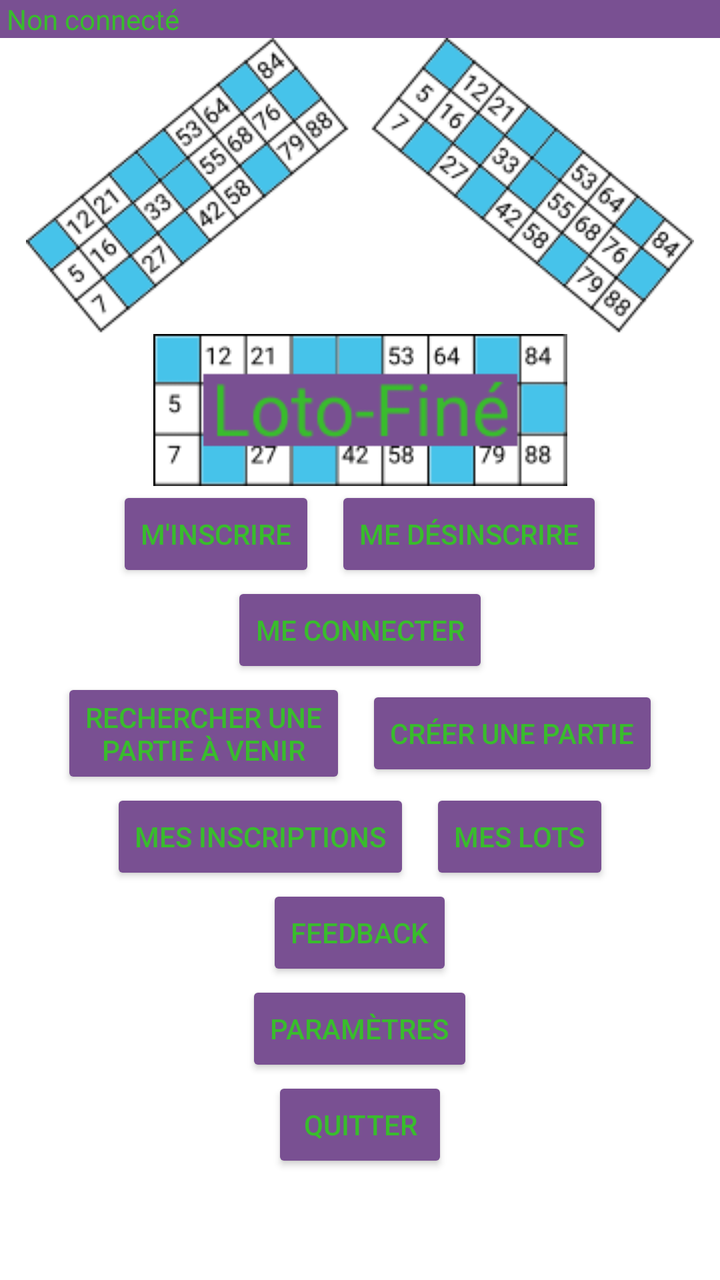
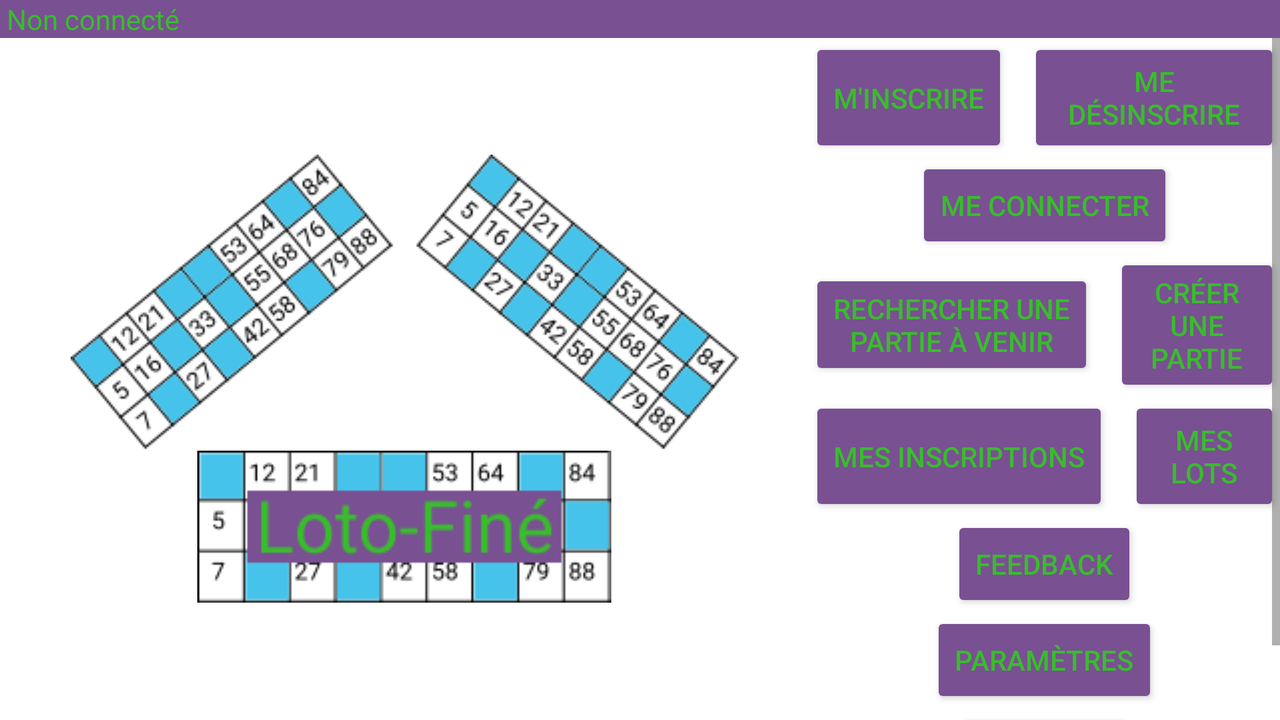

One screen, two layout resources from the same app: the default and the author's alternative for another configuration. Each is rendered where Android would select it; the XML of both is given below.
<!-- AndroidManifest.xml: application theme Theme.LotFine -->
<!-- res/layout/content_accueil.xml -->
<?xml version="1.0" encoding="utf-8"?>
<androidx.constraintlayout.widget.ConstraintLayout xmlns:android="http://schemas.android.com/apk/res/android"
    xmlns:app="http://schemas.android.com/apk/res-auto"
    android:layout_width="match_parent"
    android:layout_height="match_parent"
    app:layout_behavior="@string/appbar_scrolling_view_behavior">

    <RelativeLayout
        android:layout_width="wrap_content"
        android:layout_height="wrap_content">

        <RelativeLayout
            android:layout_width="wrap_content"
            android:layout_height="wrap_content"
            android:layout_gravity="center">

            <TextView
                android:id="@+id/text_connection"
                android:layout_width="match_parent"
                android:layout_height="wrap_content"
                android:text="@string/texte_non_connecte"
                android:background="@color/violet"
                android:textColor="@color/vert"
                android:paddingLeft="10px"
                android:textSize="@dimen/text_size">

            </TextView>

            <ImageView
                android:id="@+id/imageCartons"
                android:scaleType="centerInside"
                android:layout_width="match_parent"
                android:layout_height="wrap_content"
                android:src="@drawable/logo_cartons"
                android:layout_below="@id/text_connection"
                android:contentDescription="@string/image_cartons_description"
                />
            <ImageView
                android:id="@+id/logo_principal_cartons"
                android:scaleType="centerInside"
                android:layout_width="match_parent"
                android:layout_height="wrap_content"
                android:layout_below="@id/imageCartons"
                android:src="@drawable/logo_principal"
                android:contentDescription="@string/image_logo_pricipal_description"
                />
            <LinearLayout
                android:id="@+id/layout_inscrire_desinscrire"
                android:layout_width="wrap_content"
                android:layout_height="wrap_content"
                android:layout_below="@id/logo_principal_cartons"
                android:layout_centerHorizontal="true">
                <Button
                    android:id="@+id/bouton_minscrire"
                    android:layout_width="wrap_content"
                    android:layout_height="wrap_content"
                    android:layout_gravity="center_vertical"
                    android:backgroundTint="@color/violet"
                    android:text="@string/texte_minscrire"
                    android:textColor="@color/vert"
                    android:textSize="@dimen/text_size">
                </Button>

                <Button
                    android:id="@+id/bouton_me_desinscrire"
                    android:layout_width="wrap_content"
                    android:layout_height="wrap_content"
                    android:layout_gravity="center_vertical"
                    android:layout_marginLeft="30px"
                    android:layout_toRightOf="@id/bouton_minscrire"
                    android:backgroundTint="@color/violet"
                    android:text="@string/texte_me_desinscrire"
                    android:textColor="@color/vert"
                    android:textSize="@dimen/text_size"></Button>
            </LinearLayout>

            <Button
                android:id="@+id/bouton_me_connecter"
                android:layout_width="wrap_content"
                android:layout_height="wrap_content"
                android:layout_below="@id/layout_inscrire_desinscrire"
                android:layout_centerHorizontal="true"
                android:backgroundTint="@color/violet"
                android:text="@string/texte_me_connecter"
                android:textColor="@color/vert"
                android:textSize="@dimen/text_size"></Button>

            <LinearLayout
                android:id="@+id/layout_rechercher_creer_partie"
                android:layout_width="wrap_content"
                android:layout_height="wrap_content"
                android:layout_below="@id/bouton_me_connecter"
                android:layout_centerHorizontal="true">
                <Button
                    android:id="@+id/bouton_rechercher_partie"
                    android:layout_width="wrap_content"
                    android:layout_height="wrap_content"
                    android:layout_gravity="center_vertical"
                    android:backgroundTint="@color/violet"
                    android:text="Rechercher une&#10;partie à venir"
                    android:textColor="@color/vert"
                    android:textSize="@dimen/text_size"></Button>

                <Button
                    android:id="@+id/bouton_creer_partie"
                    android:layout_width="wrap_content"
                    android:layout_height="wrap_content"
                    android:layout_gravity="center_vertical"
                    android:layout_marginLeft="30px"
                    android:layout_toRightOf="@id/bouton_rechercher_partie"
                    android:backgroundTint="@color/violet"
                    android:text="@string/texte_creer_partie"
                    android:textColor="@color/vert"
                    android:textSize="@dimen/text_size"></Button>
            </LinearLayout>

            <LinearLayout
                android:id="@+id/layout_inscriptions_lots"
                android:layout_width="wrap_content"
                android:layout_height="wrap_content"
                android:layout_below="@id/layout_rechercher_creer_partie"
                android:layout_centerHorizontal="true">
                <Button
                    android:id="@+id/bouton_mes_inscriptions"
                    android:layout_width="wrap_content"
                    android:layout_height="wrap_content"
                    android:layout_gravity="center_vertical"
                    android:backgroundTint="@color/violet"
                    android:text="@string/texte_mes_inscriptions"
                    android:textColor="@color/vert"
                    android:textSize="@dimen/text_size">
                </Button>

                <Button
                    android:id="@+id/bouton_mes_lots"
                    android:layout_width="wrap_content"
                    android:layout_height="wrap_content"
                    android:layout_gravity="center_vertical"
                    android:layout_marginLeft="30px"
                    android:layout_toRightOf="@id/bouton_mes_inscriptions"
                    android:backgroundTint="@color/violet"
                    android:text="@string/texte_mes_lots"
                    android:textColor="@color/vert"
                    android:textSize="@dimen/text_size"></Button>
            </LinearLayout>

            <Button
                android:id="@+id/bouton_feedback"
                android:layout_width="wrap_content"
                android:layout_height="wrap_content"
                android:layout_below="@id/layout_inscriptions_lots"
                android:layout_centerHorizontal="true"
                android:backgroundTint="@color/violet"
                android:text="@string/texte_feedback"
                android:textColor="@color/vert"
                android:textSize="@dimen/text_size"></Button>

            <Button
                android:id="@+id/bouton_parametres"
                android:layout_width="wrap_content"
                android:layout_height="wrap_content"
                android:layout_below="@id/bouton_feedback"
                android:layout_centerHorizontal="true"
                android:backgroundTint="@color/violet"
                android:text="@string/texte_parametres"
                android:textColor="@color/vert"
                android:textSize="@dimen/text_size"></Button>

            <Button
                android:id="@+id/bouton_quitter"
                android:layout_width="wrap_content"
                android:layout_height="wrap_content"
                android:layout_below="@id/bouton_parametres"
                android:layout_centerHorizontal="true"
                android:backgroundTint="@color/violet"
                android:text="@string/texte_quitter"
                android:textColor="@color/vert"
                android:textSize="@dimen/text_size"></Button>
        </RelativeLayout>
    </RelativeLayout>
</androidx.constraintlayout.widget.ConstraintLayout>
<!-- resources referenced by this layout -->
<resources>
  <color name="vert">#39BC2D</color>
  <color name="violet">#795092</color>
  <dimen name="text_size">22sp</dimen>
  <!-- drawable logo_cartons: png bitmap (drawable, 19890 bytes) -->
  <!-- drawable logo_principal: png bitmap (drawable, 4448 bytes) -->
  <string name="image_cartons_description">Ici se trouve un logo composé de deux cartons.</string>
  <string name="image_logo_pricipal_description">Ici se trouve un logo composé d\'un carton.</string>
  <string name="texte_creer_partie">Créer une partie</string>
  <string name="texte_feedback">Feedback</string>
  <string name="texte_me_connecter">Me connecter</string>
  <string name="texte_me_desinscrire">Me désinscrire</string>
  <string name="texte_mes_inscriptions">Mes inscriptions</string>
  <string name="texte_mes_lots">Mes lots</string>
  <string name="texte_minscrire">M\'inscrire</string>
  <string name="texte_non_connecte">Non connecté</string>
  <string name="texte_parametres">Paramètres</string>
  <string name="texte_quitter">Quitter</string>
  <style name="Theme.LotFine" parent="Theme.MaterialComponents.DayNight.DarkActionBar">
          
          <item name="colorPrimary">@color/purple_500</item>
          <item name="colorPrimaryVariant">@color/purple_700</item>
          <item name="colorOnPrimary">@color/white</item>
          
          <item name="colorSecondary">@color/teal_200</item>
          <item name="colorSecondaryVariant">@color/teal_700</item>
          <item name="colorOnSecondary">@color/black</item>
          
          <item name="android:statusBarColor" tools:targetApi="l">?attr/colorPrimaryVariant</item>
          
      </style>
  <color name="purple_500">#FF6200EE</color>
  <color name="purple_700">#FF3700B3</color>
  <color name="white">#FFFFFFFF</color>
  <color name="teal_200">#FF03DAC5</color>
  <color name="teal_700">#FF018786</color>
  <color name="black">#FF000000</color>
</resources>
<!-- res/layout-land/content_accueil.xml (the author's variant of the layout above) -->
<!-- drawn on the phone turned sideways -->
<?xml version="1.0" encoding="utf-8"?>
<androidx.constraintlayout.widget.ConstraintLayout xmlns:android="http://schemas.android.com/apk/res/android"
    xmlns:app="http://schemas.android.com/apk/res-auto"
    xmlns:tools="http://schemas.android.com/tools"
    android:layout_width="match_parent"
    android:layout_height="match_parent"
    app:layout_behavior="@string/appbar_scrolling_view_behavior">

    <RelativeLayout
        android:layout_width="match_parent"
        android:layout_height="match_parent">

    <LinearLayout
        android:id="@+id/layout_connecte"
        android:layout_width="match_parent"
        android:layout_height="wrap_content"
        android:orientation="vertical"
        android:gravity="top">

            <TextView
                android:id="@+id/text_connection"
                android:layout_width="match_parent"
                android:layout_height="wrap_content"
                android:text="Non connecté"
                android:background="@color/violet"
                android:textColor="@color/vert"
                android:paddingLeft="10px"
                android:gravity="top"
                android:textSize="@dimen/text_size">

            </TextView>

    </LinearLayout>

    <LinearLayout
        android:layout_width="match_parent"
        android:layout_height="match_parent"
        android:layout_gravity="top"
        android:orientation="horizontal"
        app:layout_constraintEnd_toEndOf="parent"
        app:layout_constraintStart_toStartOf="parent"
        app:layout_constraintTop_toTopOf="parent"
        android:layout_below="@id/layout_connecte">

        <LinearLayout
            android:id="@+id/layout_icones"
            android:layout_width="wrap_content"
            android:layout_height="match_parent"
            android:orientation="vertical"
            android:gravity="center_vertical"
            android:layout_weight="1">
            <ImageView
                android:id="@+id/imageCartons"
                android:layout_width="wrap_content"
                android:layout_height="wrap_content"
                android:layout_gravity="center_horizontal"
                android:src="@drawable/logo_cartons"
                android:contentDescription="@string/image_cartons_description"
                />
            <ImageView
                android:id="@+id/logo_principal_cartons"
                android:layout_width="wrap_content"
                android:layout_height="wrap_content"
                android:layout_gravity="center_horizontal"
                android:layout_below="@id/imageCartons"
                android:src="@drawable/logo_principal"
                android:contentDescription="@string/image_logo_pricipal_description"
                />
        </LinearLayout>

        <ScrollView
            android:layout_width="wrap_content"
            android:layout_height="match_parent"
            android:layout_weight="1.5"
            android:gravity="center_vertical"
            android:orientation="vertical">

            <LinearLayout
                android:layout_width="match_parent"
                android:layout_height="match_parent"
                android:orientation="vertical">

            <LinearLayout
                android:id="@+id/layout_inscrire_desinscrire"
                android:layout_width="match_parent"
                android:layout_height="wrap_content"
                android:layout_below="@id/logo_principal_cartons"
                android:gravity="center_horizontal"
                android:orientation="horizontal">

                <Button
                    android:id="@+id/bouton_minscrire"
                    android:layout_width="wrap_content"
                    android:layout_height="match_parent"
                    android:layout_gravity="center_vertical"
                    android:backgroundTint="@color/violet"
                    android:text="@string/texte_minscrire"
                    android:textColor="@color/vert"
                    android:textSize="@dimen/text_size"></Button>

                <Button
                    android:id="@+id/bouton_me_desinscrire"
                    android:layout_width="wrap_content"
                    android:layout_height="match_parent"
                    android:layout_gravity="center_vertical"
                    android:layout_marginLeft="30px"
                    android:layout_toRightOf="@id/bouton_minscrire"
                    android:backgroundTint="@color/violet"
                    android:text="@string/texte_me_desinscrire"
                    android:textColor="@color/vert"
                    android:textSize="@dimen/text_size"></Button>
            </LinearLayout>

            <Button
                android:id="@+id/bouton_me_connecter"
                android:layout_width="wrap_content"
                android:layout_height="wrap_content"
                android:layout_below="@id/layout_inscrire_desinscrire"
                android:layout_gravity="center_horizontal"
                android:backgroundTint="@color/violet"
                android:text="@string/texte_me_connecter"
                android:textColor="@color/vert"
                android:textSize="@dimen/text_size"></Button>

            <LinearLayout
                android:id="@+id/layout_rechercher_creer_partie"
                android:layout_width="match_parent"
                android:layout_height="wrap_content"
                android:layout_below="@id/bouton_me_connecter"
                android:gravity="center_horizontal"
                android:orientation="horizontal">
                <Button
                    android:id="@+id/bouton_rechercher_partie"
                    android:layout_width="wrap_content"
                    android:layout_height="wrap_content"
                    android:layout_gravity="center_vertical"
                    android:backgroundTint="@color/violet"
                    android:text="Rechercher une&#10;partie à venir"
                    android:textColor="@color/vert"
                    android:textSize="@dimen/text_size"></Button>

                <Button
                    android:id="@+id/bouton_creer_partie"
                    android:layout_width="wrap_content"
                    android:layout_height="wrap_content"
                    android:layout_gravity="center_vertical"
                    android:layout_marginLeft="30px"
                    android:layout_toRightOf="@id/bouton_rechercher_partie"
                    android:backgroundTint="@color/violet"
                    android:text="@string/texte_creer_partie"
                    android:textColor="@color/vert"
                    android:textSize="@dimen/text_size"></Button>
            </LinearLayout>

            <LinearLayout
                android:id="@+id/layout_inscriptions_lots"
                android:layout_width="match_parent"
                android:layout_height="wrap_content"
                android:layout_below="@id/layout_rechercher_creer_partie"
                android:gravity="center_horizontal"
                android:orientation="horizontal">

                <Button
                    android:id="@+id/bouton_mes_inscriptions"
                    android:layout_width="wrap_content"
                    android:layout_height="match_parent"
                    android:layout_gravity="center_vertical"
                    android:backgroundTint="@color/violet"
                    android:text="@string/texte_mes_inscriptions"
                    android:textColor="@color/vert"
                    android:textSize="@dimen/text_size"></Button>

                <Button
                    android:id="@+id/bouton_mes_lots"
                    android:layout_width="wrap_content"
                    android:layout_height="match_parent"
                    android:layout_gravity="center_vertical"
                    android:layout_marginLeft="30px"
                    android:layout_toRightOf="@id/bouton_mes_inscriptions"
                    android:backgroundTint="@color/violet"
                    android:text="@string/texte_mes_lots"
                    android:textColor="@color/vert"
                    android:textSize="@dimen/text_size"></Button>
            </LinearLayout>

            <Button
                android:id="@+id/bouton_feedback"
                android:layout_width="wrap_content"
                android:layout_height="wrap_content"
                android:layout_below="@id/layout_inscriptions_lots"
                android:layout_gravity="center_horizontal"
                android:backgroundTint="@color/violet"
                android:text="@string/texte_feedback"
                android:textColor="@color/vert"
                android:textSize="@dimen/text_size"></Button>

            <Button
                android:id="@+id/bouton_parametres"
                android:layout_width="wrap_content"
                android:layout_height="wrap_content"
                android:layout_below="@id/layout_inscriptions_lots"
                android:layout_gravity="center_horizontal"
                android:backgroundTint="@color/violet"
                android:text="@string/texte_parametres"
                android:textColor="@color/vert"
                android:textSize="@dimen/text_size"></Button>

            <Button
                android:id="@+id/bouton_quitter"
                android:layout_width="wrap_content"
                android:layout_height="wrap_content"
                android:layout_below="@id/bouton_parametres"
                android:layout_gravity="center_horizontal"
                android:backgroundTint="@color/violet"
                android:text="@string/texte_quitter"
                android:textColor="@color/vert"
                android:textSize="@dimen/text_size"></Button>
            </LinearLayout>
        </ScrollView>
    </LinearLayout>
    </RelativeLayout>
</androidx.constraintlayout.widget.ConstraintLayout>
<!-- resources referenced by the variant -->
<!-- as the phone turned sideways resolves them -->
<resources>
  <color name="vert">#39BC2D</color>
  <color name="violet">#795092</color>
  <dimen name="text_size">22sp</dimen>
  <!-- drawable logo_cartons: png bitmap (drawable, 19890 bytes) -->
  <!-- drawable logo_principal: png bitmap (drawable, 4448 bytes) -->
  <string name="image_cartons_description">Ici se trouve un logo composé de deux cartons.</string>
  <string name="image_logo_pricipal_description">Ici se trouve un logo composé d\'un carton.</string>
  <string name="texte_creer_partie">Créer une partie</string>
  <string name="texte_feedback">Feedback</string>
  <string name="texte_me_connecter">Me connecter</string>
  <string name="texte_me_desinscrire">Me désinscrire</string>
  <string name="texte_mes_inscriptions">Mes inscriptions</string>
  <string name="texte_mes_lots">Mes lots</string>
  <string name="texte_minscrire">M\'inscrire</string>
  <string name="texte_parametres">Paramètres</string>
  <string name="texte_quitter">Quitter</string>
  <style name="Theme.LotFine" parent="Theme.MaterialComponents.DayNight.DarkActionBar">
          
          <item name="colorPrimary">@color/purple_500</item>
          <item name="colorPrimaryVariant">@color/purple_700</item>
          <item name="colorOnPrimary">@color/white</item>
          
          <item name="colorSecondary">@color/teal_200</item>
          <item name="colorSecondaryVariant">@color/teal_700</item>
          <item name="colorOnSecondary">@color/black</item>
          
          <item name="android:statusBarColor" tools:targetApi="l">?attr/colorPrimaryVariant</item>
          
      </style>
  <color name="purple_500">#FF6200EE</color>
  <color name="purple_700">#FF3700B3</color>
  <color name="white">#FFFFFFFF</color>
  <color name="teal_200">#FF03DAC5</color>
  <color name="teal_700">#FF018786</color>
  <color name="black">#FF000000</color>
</resources>
